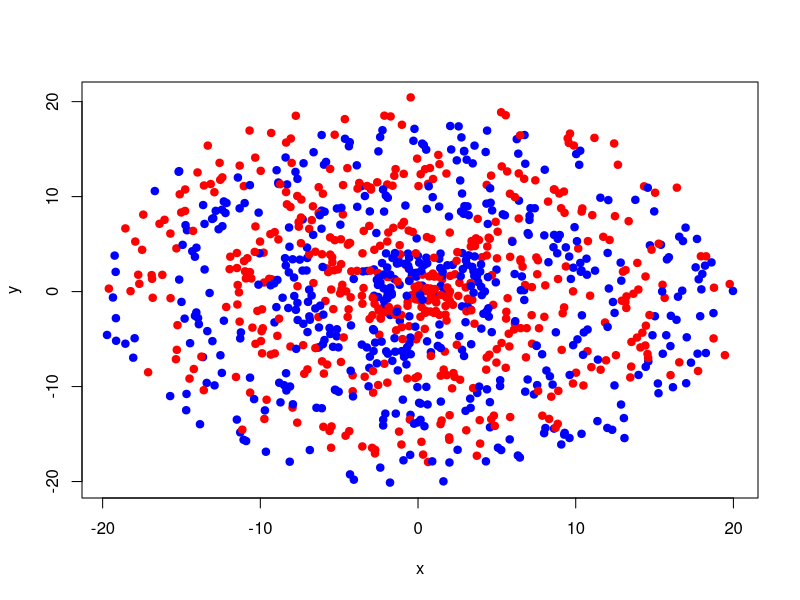
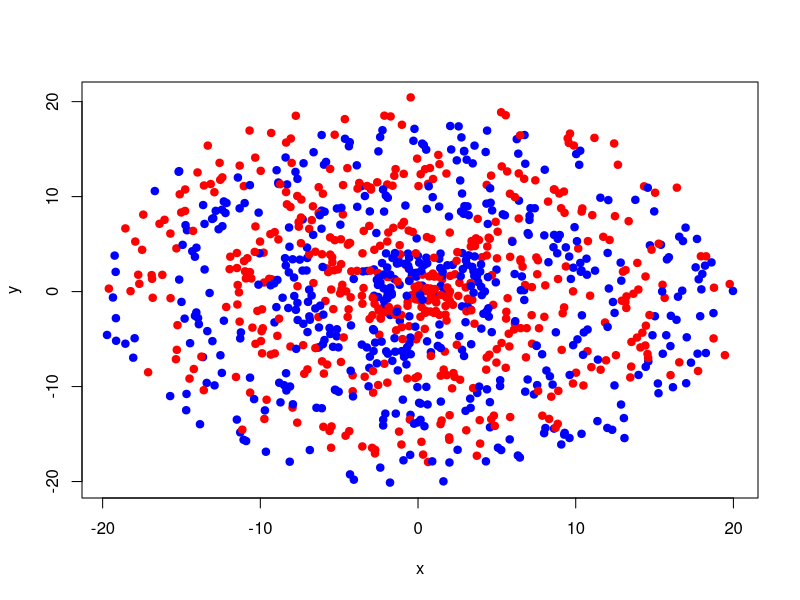
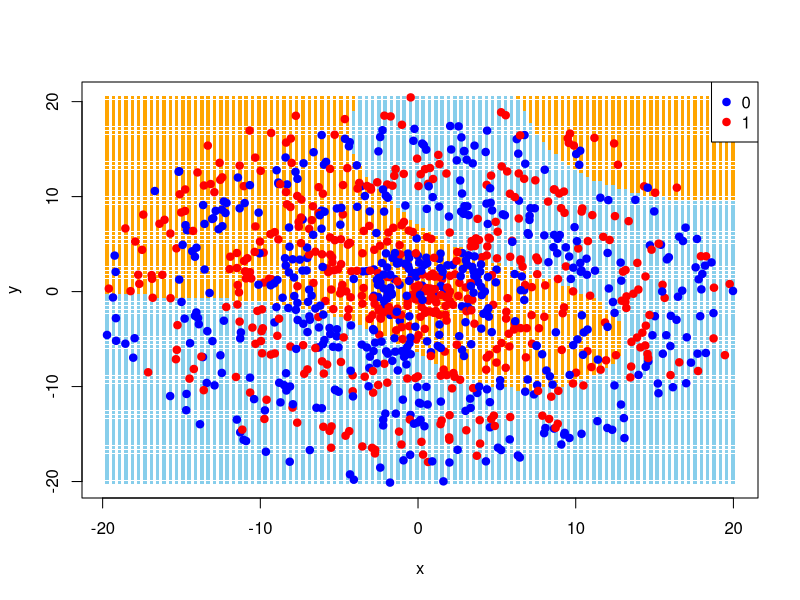
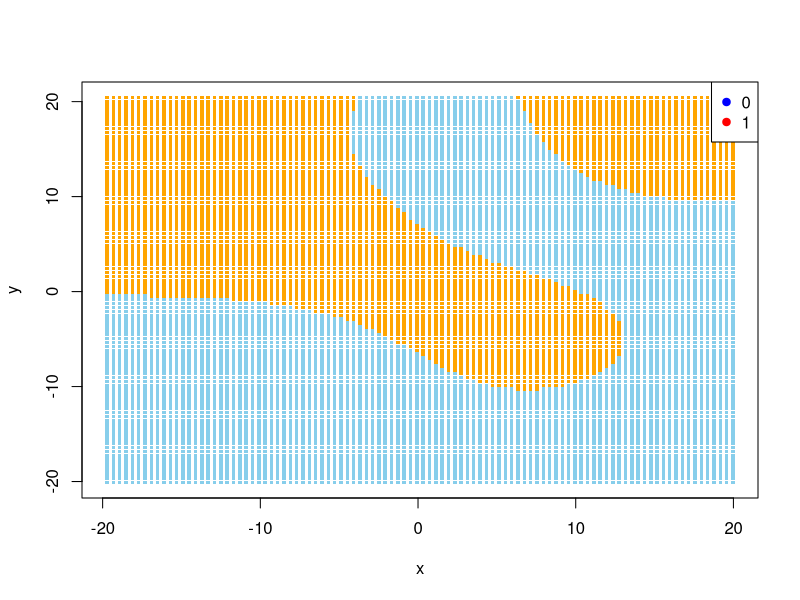
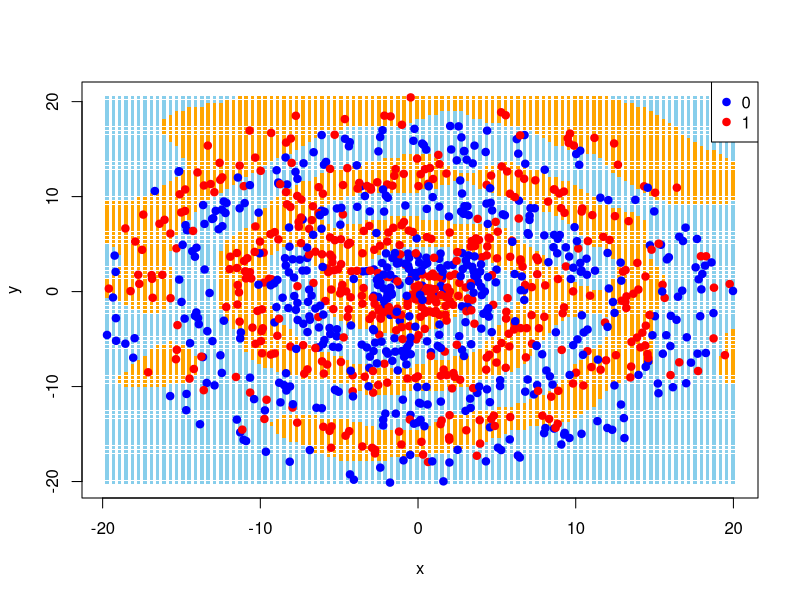
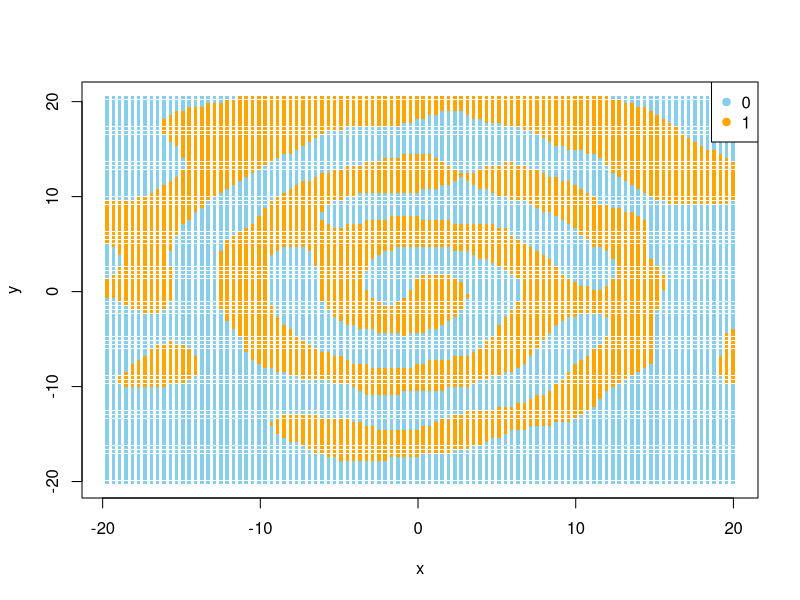
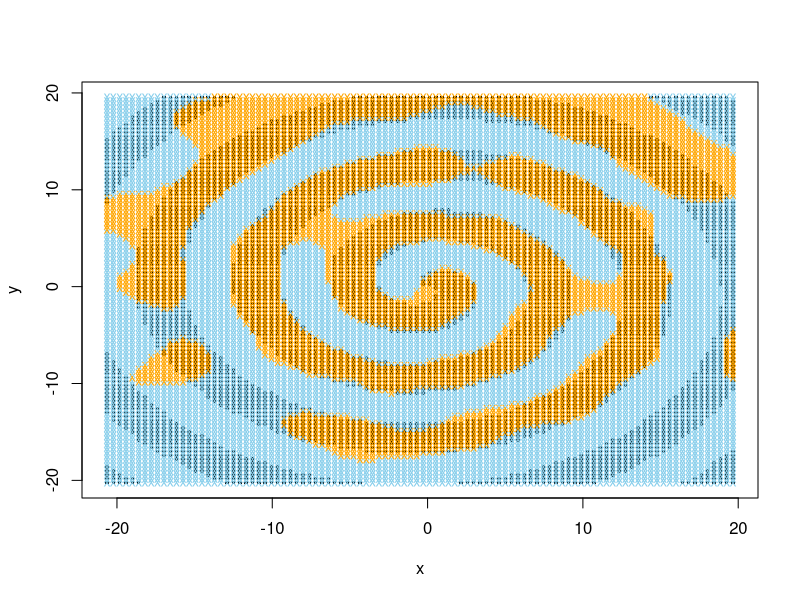
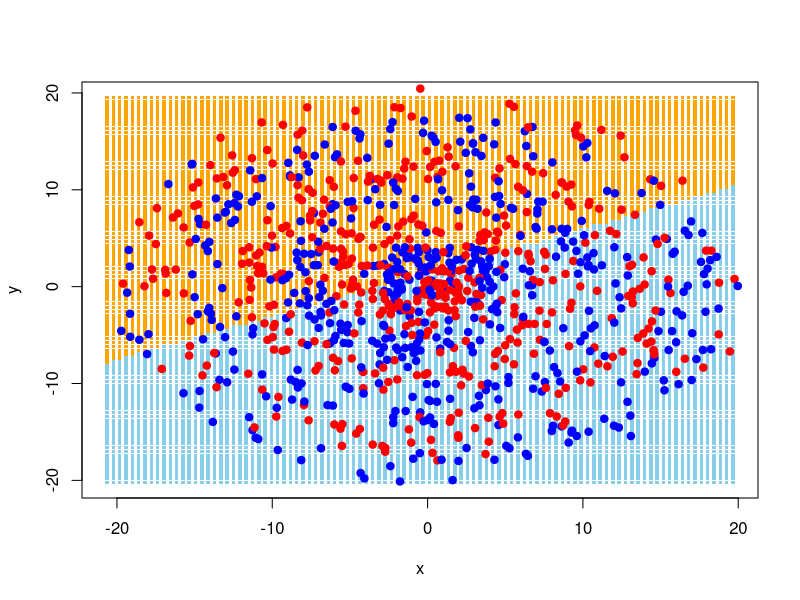

Reproduce these figures in R, in order.
## ---- chunk 1
n <- 1000
r <- 6 * pi + 1
r_offset <- 2
colors <- c("blue", "red")

generate_spiral <- function(n, r, r_offset, colors, seed) {
  set.seed(seed)

  # Generate random values for r and theta
  r <- runif(n, 1, 6 * pi + 1)
  theta <- runif(n, 0, 2 * pi)

  # Classify observations based on r and theta
  class <- ifelse((r + theta) %% (2 * pi) < pi, 1, 0)

  # Create a data frame with the data
  data <- data.frame(r, theta, class)

  # Create colors based on class
  data$color <- ifelse(data$class == 1, colors[2], colors[1])

  # Convert polar coordinates to Cartesian coordinates
  data$x <- data$r * cos(data$theta)
  data$y <- data$r * sin(data$theta)

  # Offset the data
  for (j in 1:n) {
    r_offset_val <- runif(1, 0, r_offset)
    theta_offset_val <- runif(1, 0, 2 * pi)

    # Convert to Cartesian coordinates
    data$x[j] <- data$x[j] + r_offset_val * cos(theta_offset_val)
    data$y[j] <- data$y[j] + r_offset_val * sin(theta_offset_val)

    # Convert back to polar coordinates
    data$r[j] <- sqrt(data$x[j]^2 + data$y[j]^2)
    data$theta[j] <- atan2(data$y[j], data$x[j])
  }

  return(data)
}

data <- generate_spiral(n, r, r_offset, colors, seed = 2024)
## ---- chunk 2
# Plot the data in the x and y coordinates
plot(data$x, data$y, col = data$color, pch = 19, xlab = "x", ylab = "y")
## ---- chunk 3
# Load the required svm library
library(e1071)
library(caret)

# Convert class to a factor
data$class <- as.factor(data$class)

# Create a data frame with only the class and the x and y coordinates
data2 <- data.frame(class = data$class, x = data$x, y = data$y)
data2$class <- as.factor(data2$class)

# Use a radial basis function kernel to classify the data with the SVM function
svmfit <- svm(class ~ ., data = data2, kernel = "radial")
print(svmfit)

# Create a confusion matrix to evaluate the SVM model
confusionMatrix(predict(svmfit, data2), data2$class)
## ---- chunk 4
# Define colors for data points
point_colors <- c("blue", "red")

# Define colors for decision boundary
boundary_colors <- c("skyblue", "orange")

# Plot the data points
plot(data2$x, data2$y, col = point_colors[data2$class], pch = 19, xlab = "x", ylab = "y")

# Plot the decision boundary
x1_grid <- seq(min(data2$x), max(data2$x), length.out = 100)
x2_grid <- seq(min(data2$y), max(data2$y), length.out = 100)
grid <- expand.grid(x = x1_grid, y = x2_grid)

predicted_labels <- predict(svmfit, newdata = grid)

plot(grid$x, grid$y, col = boundary_colors[predicted_labels], pch = ".", cex = 3.5, xlab = "x", ylab = "y")

# Plot the data points
points(data2$x, data2$y, col = point_colors[data2$class], pch = 19)
legend("topright", legend = levels(data2$class), col = point_colors, pch = 19)
## ---- chunk 5
# Plot the decision boundary
plot(grid$x, grid$y, col = boundary_colors[predicted_labels], pch = ".", cex = 3.5, xlab = "x", ylab = "y")
legend("topright", legend = levels(data2$class), col = point_colors, pch = 19)
## ---- chunk 6
# First write a simple cross validation function
cross_validate <- function(folds, costs, gammas, data, seed) {
  # Create a data frame to store the results
  results <- data.frame(cost = numeric(0), gamma = numeric(0), accuracy = numeric(0))

  # Loop through each cost and gamma value
  for (cost in costs) {
    for (gamma in gammas) {
      # Set seed so the folds should be the same each time
      set.seed(seed)

      # Use cross-validation to find the best cost and gamma values
      svm_cross <- svm(class ~ ., data = data, kernel = "radial", cross = folds, cost = cost, gamma = gamma)

      # Store the results
      results <- rbind(results, data.frame(cost = cost, gamma = gamma, accuracy = svm_cross$tot.accuracy))
    }
  }

  return(results)
}

# Create a simpler confusion matrix function
simpler_cm <- function(cm.out) {
    print(cm.out[[2]])
    print(cm.out[[3]][1:2])
}
## ---- chunk 7
# Run our function
validation_data_frame <- cross_validate(5, c(0.1, 1, 10, 100, 1000), c(0.01, 0.1, 1, 10, 100), data2, seed = 2024)

# Print the top 5 best cost and gamma values
print(validation_data_frame[order(-validation_data_frame$accuracy), ][1:5, ])
## ---- chunk 8
# Use the best cost and gamma values to classify the data
svmfit_best <- svm(class ~ ., data = data2, kernel = "radial", cost = 1, gamma = 10)

# Create a confusion matrix to evaluate the SVM model
confusionMatrix(predict(svmfit_best, data2), data2$class) |> simpler_cm()

predicted_labels_best <- predict(svmfit_best, newdata = grid)

plot(grid$x, grid$y, col = boundary_colors[predicted_labels_best], pch = ".", cex = 3.5, xlab = "x", ylab = "y")

# Plot the data points
points(data2$x, data2$y, col = point_colors[data2$class], pch = 19)
legend("topright", legend = levels(data2$class), col = point_colors, pch = 19)
## ---- chunk 9
# Plot the decision boundary
plot(grid$x, grid$y, col = boundary_colors[predicted_labels_best], pch = ".", cex = 3.5, xlab = "x", ylab = "y")
legend("topright", legend = levels(data2$class), col = boundary_colors, pch = 19)
## ---- chunk 10
# Create new test data
n <- 1000
r <- 6 * pi + 1
r_offset <- 2
colors <- c("blue", "red")
test_data <- generate_spiral(n, r, r_offset, colors, seed = 2025)

# Convert class to a factor
test_data$class <- as.factor(test_data$class)

# Create a data frame with only the class and the x and y coordinates
test_data2 <- data.frame(class = test_data$class, x = test_data$x, y = test_data$y)
test_data2$class <- as.factor(test_data2$class)

# Create a confusion matrix to evaluate the SVM model
confusionMatrix(predict(svmfit_best, test_data2), test_data2$class) |> simpler_cm()
## ---- chunk 11
post_offset_class <- numeric(n)
new_r <- numeric(n)
new_theta <- numeric(n)

# This code is how I originally classified the data before offsetting it
for (j in 1:n) {
  new_r[j] <- sqrt(test_data2$x[j]^2 + test_data2$y[j]^2)
  new_theta[j] <- atan2(test_data2$y[j], test_data2$x[j])

  ifelse(new_theta[j] < 0, new_theta[j] <- new_theta[j] + 2 * pi, new_theta[j] <- new_theta[j])

  # Classify observations based on r and theta
  post_offset_class[j] <- ifelse((new_r[j] + new_theta[j]) %% (2 * pi) < pi, 1, 0)
}
## ---- chunk 12
# Add the results to the data frame
test_data2$post_offset_class <- post_offset_class
test_data2$new_r <- new_r
test_data2$new_theta <- new_theta

# Make the post offset class a factor
test_data2$post_offset_class <- as.factor(test_data2$post_offset_class)

# Now compare the true class to the predicted class given by the true decision boundary
confusionMatrix(test_data2$post_offset_class, test_data2$class) |> simpler_cm()
## ---- chunk 13
# Create a grid of points for prediction
x1_grid <- seq(min(test_data2$x), max(test_data2$x), length.out = 100)
x2_grid <- seq(min(test_data2$y), max(test_data2$y), length.out = 100)

grid <- expand.grid(x = x1_grid, y = x2_grid)

# Make the grid a data frame of x and y coordinates
grid_data <- data.frame(x = grid$x, y = grid$y)

# Classify the grid data
for (j in 1:nrow(grid_data)) {
  new_r <- sqrt(grid_data$x[j]^2 + grid_data$y[j]^2)
  new_theta <- atan2(grid_data$y[j], grid_data$x[j])

  ifelse(new_theta < 0, new_theta <- new_theta + 2 * pi, new_theta <- new_theta)

  # Classify observations based on r and theta
  grid_data$class[j] <- ifelse((new_r + new_theta) %% (2 * pi) < pi, 1, 0)
}

# Plot the true decision boundary
plot(grid_data$x, grid_data$y, col = grid_data$class, pch = ".", cex = 3.5, xlab = "x", ylab = "y")

# Plot the decision boundary found by the model
predicted_labels_best <- predict(svmfit_best, newdata = grid)

points(grid$x, grid$y, col = boundary_colors[predicted_labels_best], pch = "x", cex = .85)
## ---- chunk 14
# Use a linear kernel to classify the data with the SVM function
svmfit_linear <- svm(class ~ ., data = data2, kernel = "linear", cost = 1000)

# Create a confusion matrix to evaluate the SVM model
confusionMatrix(predict(svmfit_linear, data2), data2$class) |> simpler_cm()

predicted_labels_linear <- predict(svmfit_linear, newdata = grid)

plot(grid$x, grid$y, col = boundary_colors[predicted_labels_linear], pch = ".", cex = 3.5, xlab = "x", ylab = "y")

# Plot the data points
points(data2$x, data2$y, col = point_colors[data2$class], pch = 19)
## ---- chunk 15
# Use a polynomial kernel to classify the data with the SVM function

# Write a cross validation function for polynomial kernels that takes degrees, cost, and gamma into account
cross_poly <- function(folds, degrees, costs, gammas, dataset, seed) {
  results <- data.frame(degree = numeric(0), cost = numeric(0), gamma = numeric(0), accuracy = numeric(0))
  iteration <- 0

  for (degree in degrees) {
    for (cost in costs) {
      for (gamma in gammas) {
        set.seed(seed)
        print(iteration)
        iteration <- iteration + 1
        svm_cross <- svm(class ~ ., data = dataset, kernel = "polynomial", degree = degree, cross = folds, cost = cost, gamma = gamma)

        results <- rbind(results, data.frame(degree = degree, cost = cost, gamma = gamma, accuracy = svm_cross$tot.accuracy))
      }
    }
  }

  return(results)
}

# Run our function
degrees <- c(4, 5, 6)
costs <- c(1, 10, 100)
gammas <- c(0.1, 1, 10)

# Running this code will take awhile, maybe uncomment it when knitting the pdf for the final time.
#validation_data_frame_poly <- cross_poly(2, degrees, costs, gammas, data2, seed = 2024)

# Print the top 5 best degree, cost, and gamma values
# print(validation_data_frame_poly[order(-validation_data_frame_poly$accuracy), ][1:5, ])
## ---- chunk 16
# Make the best poly model based on the cross validation
svm_poly <- svm(class ~ ., data = data2, kernel = "polynomial", degree = 5, cost = 10, gamma = 0.1)

# Check the svm_poly model on a confusion matrix
confusionMatrix(predict(svm_poly, data2), data2$class) |> simpler_cm()

predicted_labels_poly <- predict(svm_poly, newdata = grid)

plot(grid$x, grid$y, col = boundary_colors[predicted_labels_poly], pch = ".", cex = 3.5, xlab = "x", ylab = "y")

points(data2$x, data2$y, col = point_colors[data2$class], pch = 19)
## ---- chunk 17
# Use a logistic regression model to classify the data
logit_model <- glm(class ~ x + y, data = data2, family = "binomial")
# Predict using the model
predicted_probabilities <- predict(logit_model, type = "response")

# Change all the Falses to 0 and Trues to 1
predicted_probabilities <- ifelse(predicted_probabilities > 0.5, 1, 0)

# Create a confusion matrix to evaluate the model
confusionMatrix(as.factor(predicted_probabilities), as.factor(data2$class)) |> simpler_cm()

# Plot the decision boundary
predicted_labels_logit <- predicted_probabilities > 0.5
plot(grid$x, grid$y, col = boundary_colors[predicted_labels_logit + 1], pch = ".", cex = 3.5, xlab = "x", ylab = "y")
## ---- chunk 18
# Load the required class library
library(class)

# Write a cross validation function for KNN that takes k into account
cross_knn <- function(folds, ks, dataset, seed) {
  set.seed(seed)
  knn_model_cv <- train(class ~ .,
    data = dataset, method = "knn",
    trControl = trainControl(method = "cv", number = folds),
    tuneGrid = data.frame(k = ks)
  )
  return(knn_model_cv)
}

# Run our function
ks <- seq(1, 300, 2)

# Run the cross validation function
validation_data_frame_knn <- cross_knn(5, ks, data2, seed = 2024)

# Print the top 5 best k values
print(validation_data_frame_knn$results[order(-validation_data_frame_knn$results$Accuracy), ][1:5, ])
## ---- chunk 19
# Use the best k value found from cross validation
k <- 3

# Use a KNN model to classify the data
knn_model <- knn3(class ~ ., data = data2, k = k)
## ---- chunk 20
# Create a confusion matrix to evaluate the KNN model
predicted_labels_knn <- predict(knn_model, newdata = data2, type = "class")
confusionMatrix(predicted_labels_knn, data2$class) |> simpler_cm()
## ---- chunk 21
# Plot the decision boundary
predicted_labels_knn <- predict(knn_model, newdata = grid, type = "class")

plot(grid$x, grid$y, col = boundary_colors[predicted_labels_knn], pch = ".", cex = 3.5, xlab = "x", ylab = "y")
points(data2$x, data2$y, col = point_colors[data2$class], pch = 19)
## ---- chunk 22
# Create a confusion matrix to evaluate the KNN model
knn_model_test <- predict(knn_model, newdata = test_data2, type = "class")

confusionMatrix(knn_model_test, test_data2$class) |> simpler_cm()
## ---- chunk 23
# Load the required libraries
library(MASS)
library(caret)
library(e1071)
library(dslabs)
library(tidyverse)

# Load the MNIST data set
data("mnist_27")

# Plot with base R
plot(mnist_27$train$x_1, mnist_27$train$x_2, col = point_colors[mnist_27$train$y],
     pch = 19, xlab = "Proportion of dark pixels in the upper-left quadrant",
     ylab = "Proportion of dark pixels in the lower-right quadrant")

# Add a legend
legend("topright", legend = levels(as.factor(mnist_27$train$y)),
       col = point_colors, pch = 19)
## ---- chunk 24
# Fit a linear kernel to the data
svmfit_linear_mnist <- svm(y ~ ., data = mnist_27$train, kernel = "linear",
                           cost = 1000)

# Create a confusion matrix to evaluate the SVM model
confusionMatrix(predict(svmfit_linear_mnist, mnist_27$train), mnist_27$train$y) |>
  simpler_cm()

# Create a grid of points for prediction
x1_grid <- seq(min(mnist_27$train$x_1), max(mnist_27$train$x_1),
               length.out = 100)
x2_grid <- seq(min(mnist_27$train$x_2), max(mnist_27$train$x_2),
               length.out = 100)
grid <- expand.grid(x_1 = x1_grid, x_2 = x2_grid)

predicted_labels_linear_mnist <- predict(svmfit_linear_mnist, newdata = grid)

# Plot the decision boundary (use a base r plot since this is a rare instance where ggplot2 doesn't work well)
plot(grid$x_1, grid$x_2, col = boundary_colors[predicted_labels_linear_mnist],
     pch = ".", cex = 3.5,
     xlab = "Proportion of dark pixels in the upper-left quadrant",
     ylab = "Proportion of dark pixels in the lower-right quadrant")
points(mnist_27$train$x_1, mnist_27$train$x_2,
       col = point_colors[mnist_27$train$y], pch = 19)
## ---- chunk 25
# Use a radial basis function kernel to classify the data with the SVM function
svmfit_rbf_mnist <- svm(y ~ ., data = mnist_27$train, kernel = "radial", cost = 1, gamma = 1)

# Create a confusion matrix to evaluate the SVM model
confusionMatrix(predict(svmfit_rbf_mnist, mnist_27$train), mnist_27$train$y) |> simpler_cm()

predicted_labels_rbf_mnist <- predict(svmfit_rbf_mnist, newdata = grid)

# Plot the decision boundary
plot(grid$x_1, grid$x_2, col = boundary_colors[predicted_labels_rbf_mnist],
     pch = ".", cex = 3.5,
     xlab = "Proportion of dark pixels in the upper-left quadrant", ylab = "Proportion of dark pixels in the lower-right quadrant")
points(mnist_27$train$x_1, mnist_27$train$x_2,
       col = point_colors[mnist_27$train$y], pch = 19)
## ---- chunk 26
# Convert to a matrix with the proper column names
training_matrix <- as.data.frame(mnist_27$train)
colnames(training_matrix) <- c("class", "x_1", "x_2")
training_matrix$class <- as.factor(training_matrix$class)

# Run our cross validation function
validation_data_frame_mnist <- cross_validate(10, c(0.1, 1, 10, 100, 1000),
                                              c(0.01, 0.1, 1, 10, 100),
                                              training_matrix, seed = 2024)

# Print the top 5 best cost and gamma values
print(validation_data_frame_mnist[order(-validation_data_frame_mnist$accuracy),
                                  ][1:5, ])
## ---- chunk 27
# Use the best cost and gamma values to classify the data
svmfit_best_mnist <- svm(y ~ ., data = mnist_27$train, kernel = "radial",
                         cost = 0.1, gamma = 1)

# Create a confusion matrix to evaluate the SVM model
confusionMatrix(predict(svmfit_best_mnist, mnist_27$train), mnist_27$train$y) |>
  simpler_cm()

predicted_labels_best_mnist <- predict(svmfit_best_mnist, newdata = grid)

# Plot the decision boundary
plot(grid$x_1, grid$x_2, col = boundary_colors[predicted_labels_best_mnist],
     pch = ".", cex = 3.5,
     xlab = "Proportion of dark pixels in the upper-left quadrant",
     ylab = "Proportion of dark pixels in the lower-right quadrant")
points(mnist_27$train$x_1, mnist_27$train$x_2,
       col = point_colors[mnist_27$train$y], pch = 19)
## ---- chunk 28
# Create a confusion matrix to evaluate the SVM model
confusionMatrix(predict(svmfit_best_mnist, mnist_27$test), mnist_27$test$y) |>
  simpler_cm()
## ---- chunk 29
# Create a list of k values to try
ks <- seq(1, 300, by = 2)

# Create a matrix with the proper column names
training_matrix <- as.data.frame(mnist_27$train)
colnames(training_matrix) <- c("class", "x", "y")

# Run the cross validation function
validation_data_frame_knn_mnist <- cross_knn(10, ks, training_matrix,
                                             seed = 2024)

# Print the top 5 best k values
print(validation_data_frame_knn_mnist$
        results[order
                (-validation_data_frame_knn_mnist$results$Accuracy), ][1:5, ])
## ---- chunk 30
# Use the best k value found from cross validation
k <- 83

# Use a KNN model to classify the data
knn_model_mnist <- knn3(class ~ ., data = training_matrix, k = k)

# Create a confusion matrix to evaluate the KNN model
predicted_labels_knn_mnist <- predict(knn_model_mnist,
                                      newdata = training_matrix,
                                      type = "class")
confusionMatrix(predicted_labels_knn_mnist, training_matrix$class) |> simpler_cm()

# Make new grid
x1_grid <- seq(min(training_matrix$x), max(training_matrix$x), length.out = 100)
x2_grid <- seq(min(training_matrix$y), max(training_matrix$y), length.out = 100)
grid <- expand.grid(x = x1_grid, y = x2_grid)

# Plot the decision boundary
predicted_labels_knn_mnist <- predict(knn_model_mnist, newdata = grid,
                                      type = "class")

plot(grid$x, grid$y, col = boundary_colors[predicted_labels_knn_mnist],
     pch = ".", cex = 3.5,
     xlab = "Proportion of dark pixels in the upper-left quadrant",
     ylab = "Proportion of dark pixels in the lower-right quadrant")
points(mnist_27$train$x_1, mnist_27$train$x_2,
       col = point_colors[mnist_27$train$y], pch = 19)
## ---- chunk 31
# Put the test data into the proper format
mnist_27_test <- as.data.frame(mnist_27$test)
colnames(mnist_27_test) <- c("class", "x", "y")

predicted_labels_knn_mnist_test <- predict(knn_model_mnist,
                                           newdata = mnist_27_test,
                                           type = "class")

# Create a confusion matrix to evaluate the KNN model
confusionMatrix(predicted_labels_knn_mnist_test, mnist_27$test$y) |> simpler_cm()
